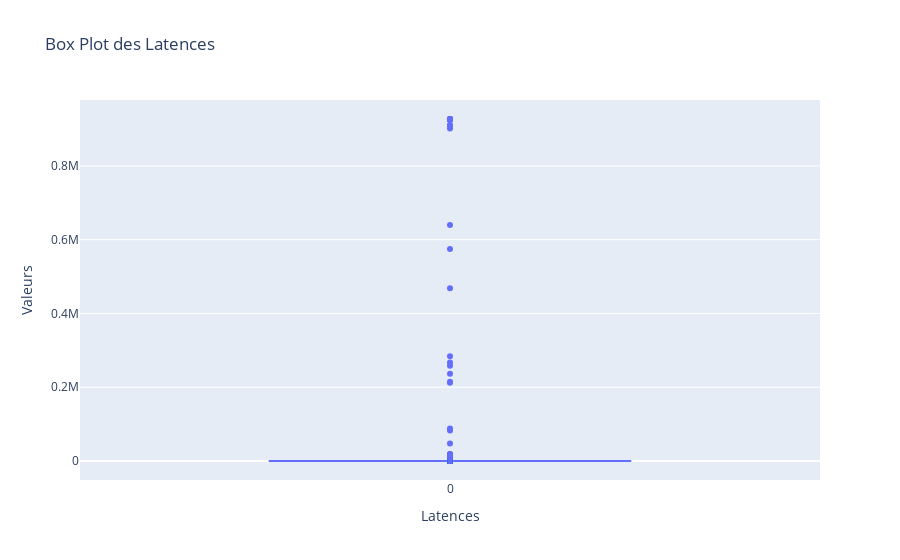

Notebook cell for this chart:
### Code cell
fig = px.box(latences, title='Box Plot des Latences')
fig.update_layout(xaxis_title='Latences', yaxis_title='Valeurs')
fig.show()

### Figure 1 — Plotly figure (JSON) as saved in the notebook; plotly's stock layout.template omitted (floating-point values rounded to 4 significant figures; data arrays with more than 128 entries replaced by an {"elided": "..."} marker saying what was removed)
{"data": [{"alignmentgroup": "True", "hovertemplate": "variable=%{x}<br>value=%{y}<extra></extra>", "legendgroup": "", "marker": {"color": "#636efa"}, "name": "", "notched": false, "offsetgroup": "", "orientation": "v", "showlegend": false, "type": "box", "x": {"elided": "65722 str values"}, "x0": " ", "xaxis": "x", "y": {"elided": "65722 float values"}, "y0": " ", "yaxis": "y"}], "layout": {"boxmode": "group", "legend": {"tracegroupgap": 0}, "title": {"text": "Box Plot des Latences"}, "xaxis": {"anchor": "y", "domain": [0, 1], "title": {"text": "Latences"}}, "yaxis": {"anchor": "x", "domain": [0, 1], "title": {"text": "Valeurs"}}}}
